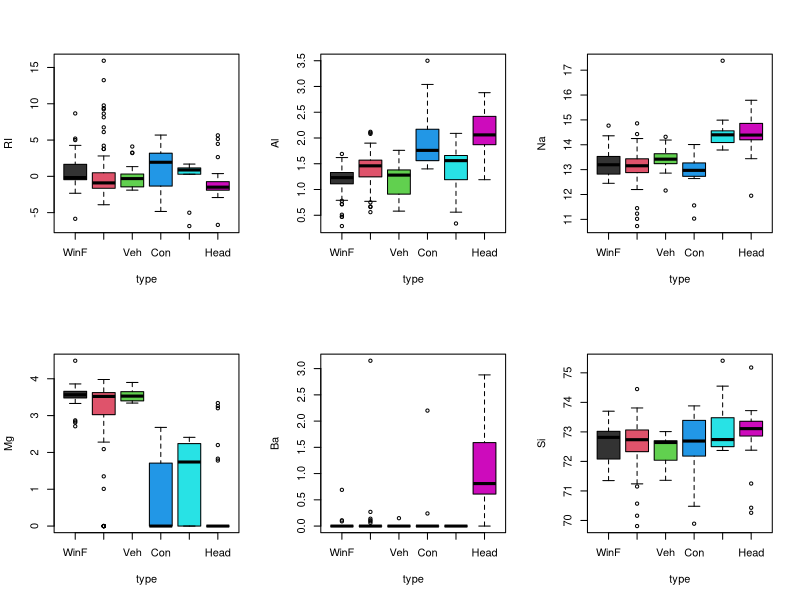

The R source for this figure:
# Title : KNN_ForensicGlass
# Problem Statement: To predict six possible glass types
# By: mikportfolio, 241026 1500PM

# Install packages

# Import data "fgl" from "MASS" library
library(MASS) ## a library of example data sets
data(fgl) ## loads the data into R

# Plot data for the distribution of elemental composition of shards by glass type
par(mfrow=c(2,3))
plot(RI ~ type, data=fgl, col=c(grey(.2),2:6))
plot(Al ~ type, data=fgl, col=c(grey(.2),2:6))
plot(Na ~ type, data=fgl, col=c(grey(.2),2:6))
plot(Mg ~ type, data=fgl, col=c(grey(.2),2:6))
plot(Ba ~ type, data=fgl, col=c(grey(.2),2:6))
plot(Si ~ type, data=fgl, col=c(grey(.2),2:6))

# Scale Column 1 to Column 9 to centre values around mean with unit standard deviation
x <- scale(fgl[,1:9]) ## convert columns to mean-zero sd-one
apply(x,2,sd) # validate standardization

################
## Study 01   ##
################

## Use 214 training points to find nearest neighbors
library(class)
test <- sample(1:214,10)
nearest1 <- knn(train=x[-test,], test=x[test,], cl=fgl$type[-test], k=1)
nearest5 <- knn(train=x[-test,], test=x[test,], cl=fgl$type[-test], k=5)
data.frame(fgl$type[test],nearest1,nearest5)
